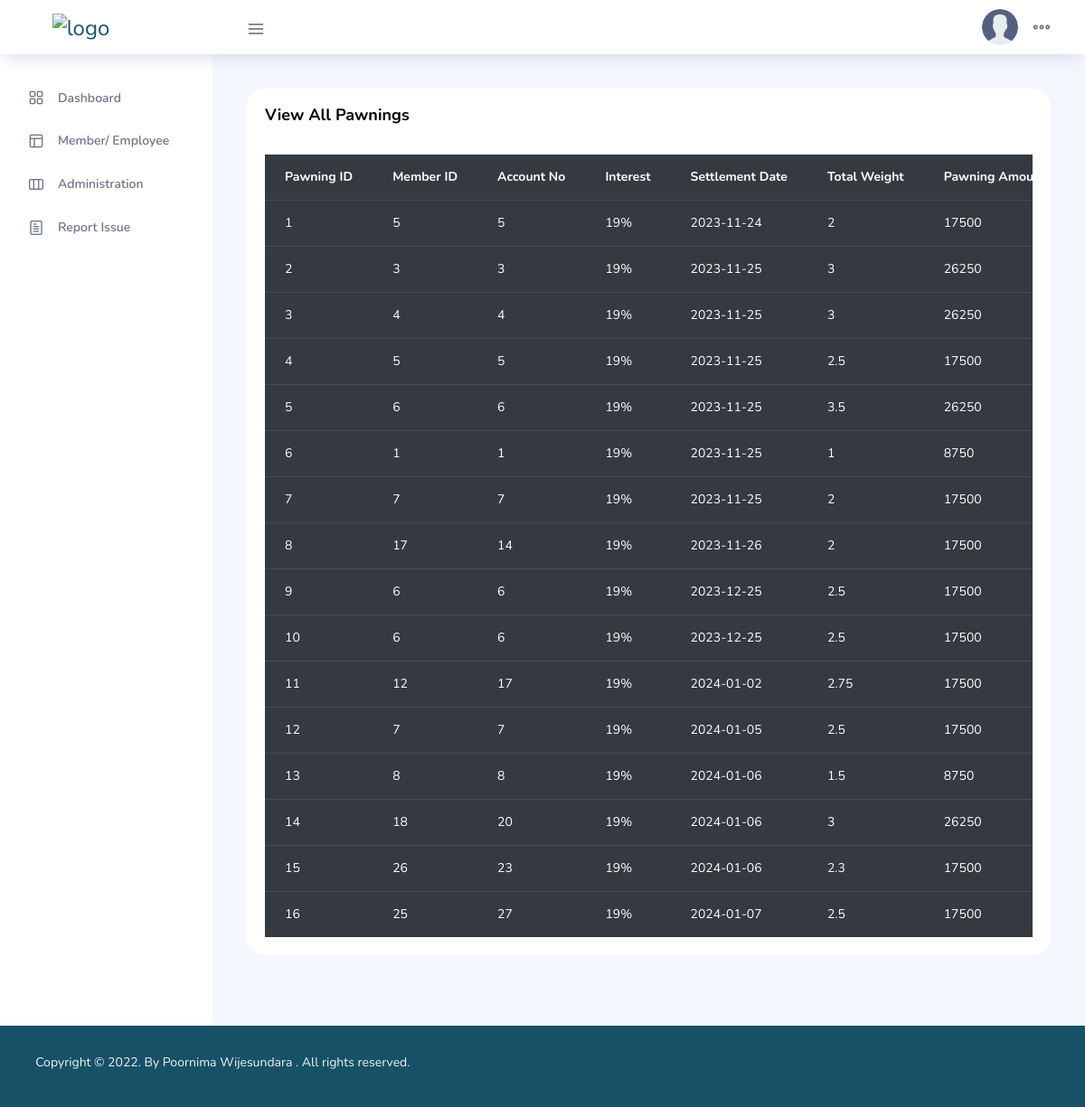
Page /Fisheries/ManagePawnings.php (signed in) on the committed database.
### tables this page shows
CREATE TABLE `mem_pass_pawnings` (
  `pawningID` int(11) NOT NULL,
  `memberID` int(11) NOT NULL,
  `AccountNo` varchar(30) NOT NULL,
  `Interest` varchar(30) NOT NULL,
  `PawningCreatedDate` varchar(10) NOT NULL,
  `settlementDate` varchar(30) NOT NULL,
  `totalWeight` varchar(30) NOT NULL,
  `pawningamount` varchar(30) NOT NULL,
  `amount` varchar(30) NOT NULL,
  `ApprovedBy` varchar(30) NOT NULL,
  `CreatedDate` datetime NOT NULL DEFAULT current_timestamp()
);

### Fisheries/ManagePawnings.php (the view, shortened to what this page needs)
<!DOCTYPE html>
<html lang="en">
<head>
    <link rel="stylesheet" href="vendors/feather/feather.css">
    <link rel="stylesheet" href="vendors/ti-icons/css/themify-icons.css">
    <link rel="stylesheet" href="vendors/css/vendor.bundle.base.css">
    <link rel="stylesheet" href="vendors/datatables.net-bs4/dataTables.bootstrap4.css">
    <link rel="stylesheet" href="vendors/ti-icons/css/themify-icons.css">
    <link rel="stylesheet" type="text/css" href="js/select.dataTables.min.css">
    <link rel="stylesheet" href="css/vertical-layout-light/style.css">
</head>
<?php
include_once("db_connect.php");
?>
<body>
    <div class="container-scroller">
        <?php
        include_once("Componants/TopNavBar.php");
        ?>
        <div class="container-fluid page-body-wrapper">
            <?php
            include_once("Componants/NavBar.php");
            ?>
            <div class="main-panel">
                <div class="content-wrapper">
                    <div class="row">
                        <div class="col-lg-12 grid-margin stretch-card">
                            <div class="card">
                                <div class="card-body">
                                    <h4 class="card-title">View All Pawnings</h4>
                                    <div class="table-responsive pt-3">
                                        <table class="table table-dark">
                                            <thead>
                                                <tr>
                                                    <th>
                                                        Pawning ID
                                                    </th>
                                                    <th>
                                                        Member ID
                                                    </th>
                                                    <th>
                                                        Account No
                                                    </th>
                                                    <th>
                                                        Interest
                                                    </th>
                                                    <th>
                                                        Settlement Date
                                                    </th>
                                                    <th>
                                                        Total Weight
                                                    </th>
                                                    <th>
                                                        Pawning Amount
                                                    </th>
                                                </tr>
                                            </thead>
                                            <tbody>
                                                <?php
                                                $sql = "SELECT * FROM mem_pass_pawnings";
                                                $resultset = mysqli_query($conn, $sql) or die("database error:" . mysqli_error($conn));
                                                while ($record = mysqli_fetch_assoc($resultset)) {
                                                ?>
                                                    <tr>
                                                        <td>
                                                            <?php echo $record['pawningID']; ?>
                                                        </td>
                                                        <td>
                                                            <?php echo $record['memberID']; ?>
                                                        </td>
                                                        <td>
                                                            <?php echo $record['AccountNo']; ?>
                                                        </td>
                                                        <td>
                                                            <?php echo $record['Interest']; ?>
                                                        </td>
                                                        <td>
                                                            <?php echo $record['settlementDate']; ?>
                                                        </td>
                                                        <td>
                                                            <?php echo $record['totalWeight']; ?>
                                                        </td>
                                                        <td>
                                                            <?php echo $record['pawningamount']; ?>
                                                        </td>
                                                    </tr>
                                                <?php
                                                } ?>
                                            </tbody>
                                        </table>
                                    </div>
                                </div>
                            </div>
                        </div>
                    </div>
                </div>
            </div>
        </div>
    </div>
    <footer class="footer" style="background-color: #165168 ;color:azure">
        <div class="d-sm-flex justify-content-center justify-content-sm-between">
            <span class="text-muted text-center text-sm-left d-block d-sm-inline-block">
                <p style="color:#f2f2f2;">Copyright © 2022. By <a href="" target="_blank" style="color:#f2f2f2;">Poornima Wijesundara</a> . All rights reserved.</p>
            </span>
        </div>
    </footer>
</body>
</html>

### rows in the picture
mem_pass_pawnings: pawningID "1", memberID "5", AccountNo "5", Interest "19%", settlementDate "2023-11-24", totalWeight "2", pawningamount "17500"
mem_pass_pawnings: pawningID "2", memberID "3", AccountNo "3", Interest "19%", settlementDate "2023-11-25", totalWeight "3", pawningamount "26250"
mem_pass_pawnings: pawningID "3", memberID "4", AccountNo "4", Interest "19%", settlementDate "2023-11-25", totalWeight "3", pawningamount "26250"
mem_pass_pawnings: pawningID "4", memberID "5", AccountNo "5", Interest "19%", settlementDate "2023-11-25", totalWeight "2.5", pawningamount "17500"
mem_pass_pawnings: pawningID "5", memberID "6", AccountNo "6", Interest "19%", settlementDate "2023-11-25", totalWeight "3.5", pawningamount "26250"
mem_pass_pawnings: pawningID "6", memberID "1", AccountNo "1", Interest "19%", settlementDate "2023-11-25", totalWeight "1", pawningamount "8750"
mem_pass_pawnings: pawningID "7", memberID "7", AccountNo "7", Interest "19%", settlementDate "2023-11-25", totalWeight "2", pawningamount "17500"
mem_pass_pawnings: pawningID "8", memberID "17", AccountNo "14", Interest "19%", settlementDate "2023-11-26", totalWeight "2", pawningamount "17500"
mem_pass_pawnings: pawningID "9", memberID "6", AccountNo "6", Interest "19%", settlementDate "2023-12-25", totalWeight "2.5", pawningamount "17500"
mem_pass_pawnings: pawningID "10", memberID "6", AccountNo "6", Interest "19%", settlementDate "2023-12-25", totalWeight "2.5", pawningamount "17500"
mem_pass_pawnings: pawningID "11", memberID "12", AccountNo "17", Interest "19%", settlementDate "2024-01-02", totalWeight "2.75", pawningamount "17500"
mem_pass_pawnings: pawningID "12", memberID "7", AccountNo "7", Interest "19%", settlementDate "2024-01-05", totalWeight "2.5", pawningamount "17500"
mem_pass_pawnings: pawningID "13", memberID "8", AccountNo "8", Interest "19%", settlementDate "2024-01-06", totalWeight "1.5", pawningamount "8750"
mem_pass_pawnings: pawningID "14", memberID "18", AccountNo "20", Interest "19%", settlementDate "2024-01-06", totalWeight "3", pawningamount "26250"
mem_pass_pawnings: pawningID "15", memberID "26", AccountNo "23", Interest "19%", settlementDate "2024-01-06", totalWeight "2.3", pawningamount "17500"
mem_pass_pawnings: pawningID "16", memberID "25", AccountNo "27", Interest "19%", settlementDate "2024-01-07", totalWeight "2.5", pawningamount "17500"
